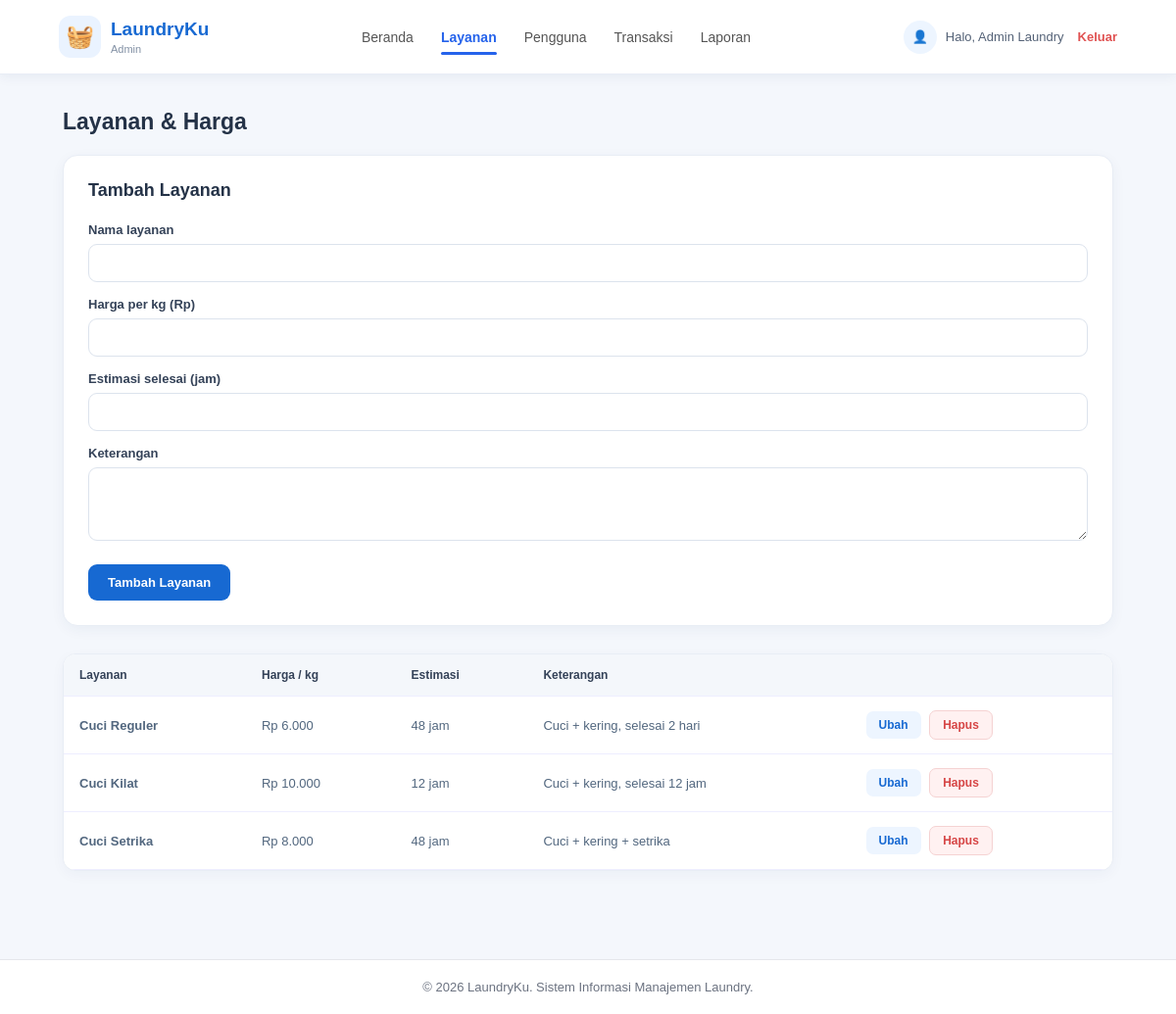
Page /admin/layanan.php (signed in) on the earlier database version.
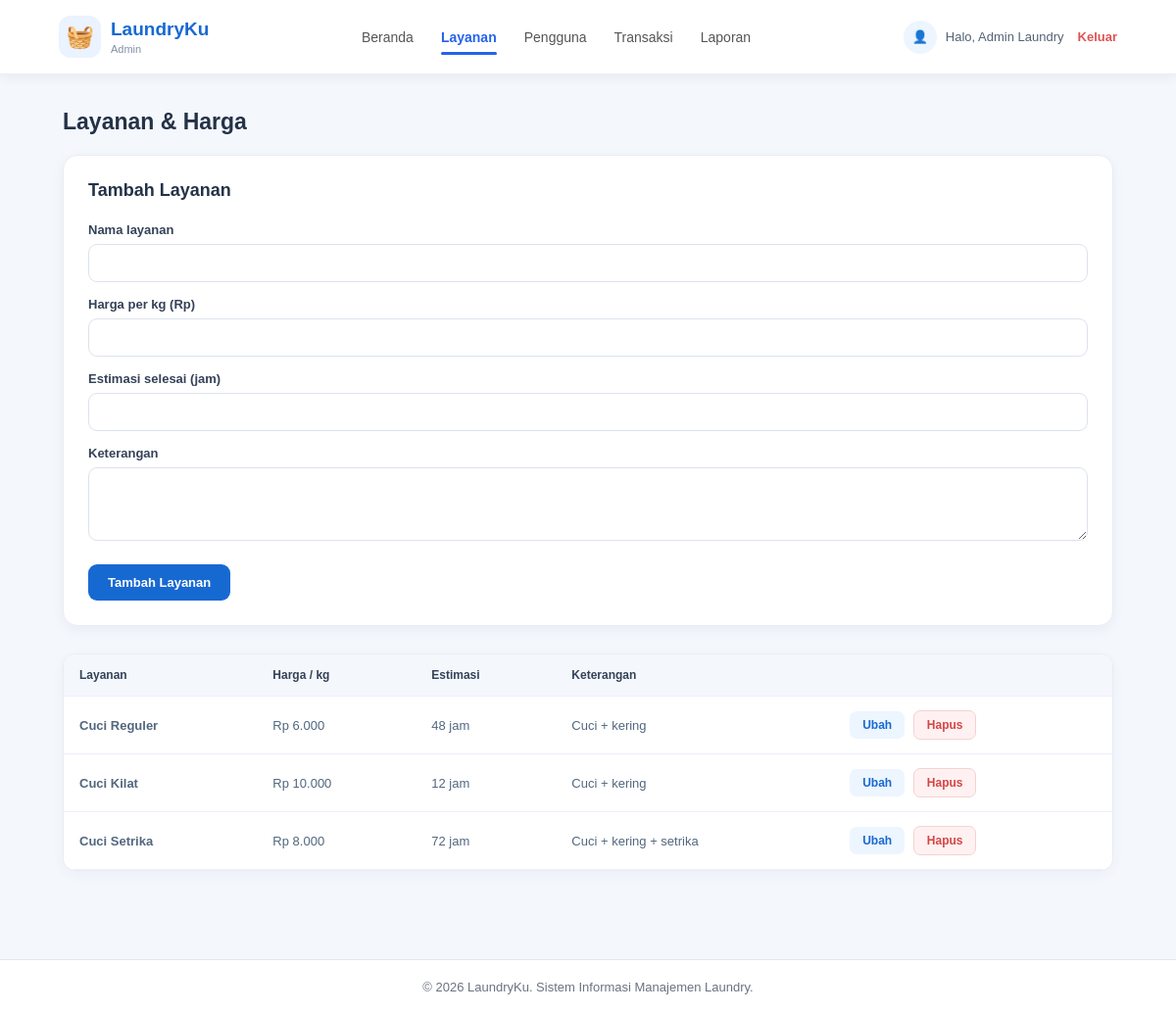
Same page on the later database version.
### tables this page shows
CREATE TABLE tb_layanan (
  id_layanan INT(11) AUTO_INCREMENT PRIMARY KEY,
  nama_layanan VARCHAR(100) NOT NULL,
  harga_per_kg DECIMAL(10,2) NOT NULL,
  estimasi_selesai INT(11) NOT NULL COMMENT 'jam',
  keterangan TEXT
);

### config/koneksi.php (called while the page is built, shortened)
<?php
function e($s) { return htmlspecialchars((string)$s, ENT_QUOTES, 'UTF-8'); }
function rupiah($n) { return 'Rp ' . number_format((float)$n, 0, ',', '.'); }

### admin/layanan.php (the view, shortened to what this page needs)
<?php
require_once __DIR__ . '/../config/auth.php';
$edit = null;
$daftar = mysqli_query($conn, 'SELECT * FROM tb_layanan ORDER BY id_layanan');
require __DIR__ . '/_header.php';
?>
<div class="admin-service-page">
<h2>Layanan &amp; Harga</h2>
<form method="post" class="panel">
  <h3><?= $edit ? 'Ubah Layanan' : 'Tambah Layanan' ?></h3>
  <label>Nama layanan</label>
  <input name="nama_layanan" required maxlength="100" value="<?= e($edit['nama_layanan'] ?? '') ?>">
  <label>Harga per kg (Rp)</label>
  <input type="number" name="harga_per_kg" required min="0" step="100" value="<?= e($edit ? (int)$edit['harga_per_kg'] : '') ?>">
  <label>Estimasi selesai (jam)</label>
  <input type="number" name="estimasi_selesai" required min="1" value="<?= e($edit['estimasi_selesai'] ?? '') ?>">
  <label>Keterangan</label>
  <textarea name="keterangan" rows="2"><?= e($edit['keterangan'] ?? '') ?></textarea>
  <button type="submit"><?= $edit ? 'Simpan Perubahan' : 'Tambah Layanan' ?></button>
</form>
<div class="tbl-wrap">
<table>
  <tr><th>Layanan</th><th>Harga / kg</th><th>Estimasi</th><th>Keterangan</th><th></th></tr>
  <?php while ($l = mysqli_fetch_assoc($daftar)): ?>
  <tr>
    <td><strong><?= e($l['nama_layanan']) ?></strong></td>
    <td><?= rupiah($l['harga_per_kg']) ?></td>
    <td><?= (int)$l['estimasi_selesai'] ?> jam</td>
    <td><?= e($l['keterangan']) ?></td>
    <td>
      <a href="layanan.php?edit=<?= (int)$l['id_layanan'] ?>">Ubah</a>
      <form method="post" style="display:inline" onsubmit="return confirm('Hapus layanan ini?')">
        <button type="submit" style="width:auto;margin:0 0 0 8px;padding:4px 10px">Hapus</button>
      </form>
    </td>
  </tr>
  <?php endwhile; ?>
</table>
</div>
</div>
<?php require __DIR__ . '/_footer.php'; ?>

### admin/_header.php (shortened to what this page needs)
<?php
$halaman_aktif = basename($_SERVER['PHP_SELF']);
?>
<!DOCTYPE html>
<html lang="id">
<head>
    <link rel="stylesheet" href="<?= BASE_URL ?>/assets/style.css">
</head>
<body class="app-page">
<header class="app-header">
    <a class="app-brand" href="<?= BASE_URL ?>/admin/dashboard.php">
        <span class="brand-symbol">🧺</span>
        <span>
            <strong>LaundryKu</strong>
            <small>Admin</small>
        </span>
    </a>
    <nav class="app-nav">
        <a href="<?= BASE_URL ?>/admin/dashboard.php"
        class="<?= $halaman_aktif === 'dashboard.php' ? 'active' : '' ?>">
            Beranda
        </a>
        <a href="<?= BASE_URL ?>/admin/layanan.php"
        class="<?= $halaman_aktif === 'layanan.php' ? 'active' : '' ?>">
            Layanan
        </a>
        <a href="<?= BASE_URL ?>/admin/pengguna.php"
        class="<?= $halaman_aktif === 'pengguna.php' ? 'active' : '' ?>">
            Pengguna
        </a>
        <a href="<?= BASE_URL ?>/admin/transaksi.php"
        class="<?= $halaman_aktif === 'transaksi.php' ? 'active' : '' ?>">
            Transaksi
        </a>
        <a href="<?= BASE_URL ?>/admin/laporan.php"
        class="<?= $halaman_aktif === 'laporan.php' ? 'active' : '' ?>">
            Laporan
        </a>
    </nav>
    <div class="app-user">
        <span class="user-avatar">👤</span>
        <span class="user-name">Halo, <?= e($_SESSION['nama']) ?></span>
        <a class="logout-link" href="<?= BASE_URL ?>/auth/logout.php">Keluar</a>
    </div>
</header>
<main class="app-main">

### admin/_footer.php
</main>
<footer class="app-footer">
    <p>&copy; 2026 LaundryKu. Sistem Informasi Manajemen Laundry.</p>
</footer>
</body>
</html>

Differences in the rows shown:
changed tb_layanan "Cuci Reguler": keterangan "Cuci + kering, selesai 2 hari" → "Cuci + kering"
changed tb_layanan "Cuci Kilat": keterangan "Cuci + kering, selesai 12 jam" → "Cuci + kering"
changed tb_layanan "Cuci Setrika": estimasi_selesai "48" → "72"
